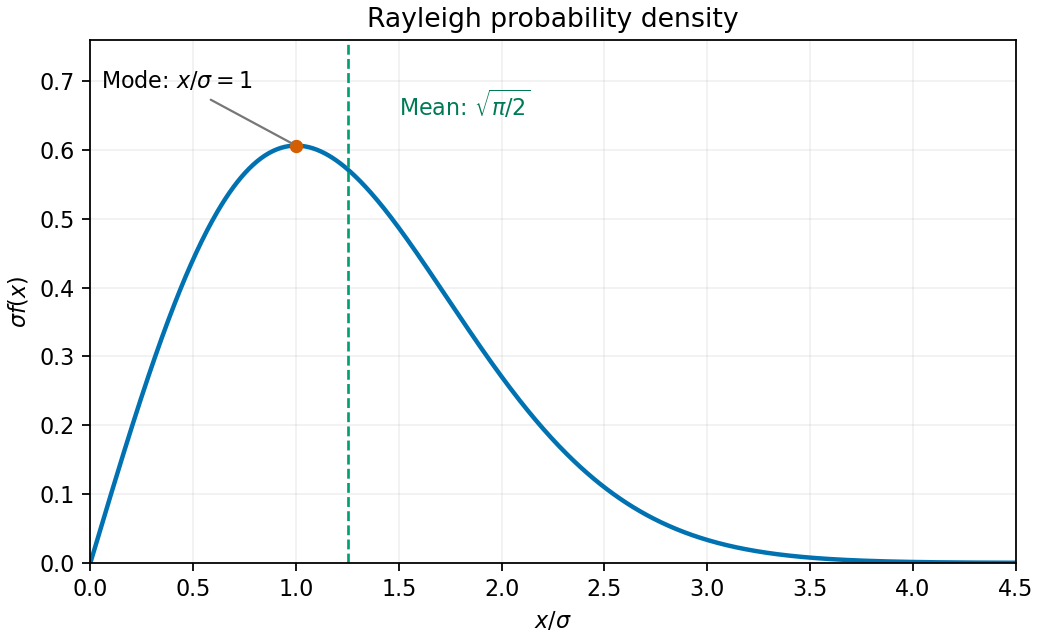

Write the Python code that produced this figure.
"""Original Rayleigh sketch. Python 3.14, matplotlib 3.10.7, numpy 2.3.5.

Run from the mirrored _media directory; the white PNG is saved to cwd.
"""
from pathlib import Path
import matplotlib
matplotlib.use('Agg')
import matplotlib.pyplot as plt
import numpy as np

q=np.linspace(0,4.5,700)
f=q*np.exp(-q*q/2)
fig,ax=plt.subplots(figsize=(6.5,4.0),layout='constrained',facecolor='white')
ax.plot(q,f,color='#0072b2',lw=2)
ax.plot(1,np.exp(-.5),'o',color='#d55e00',ms=5)
ax.annotate(r'Mode: $x/\sigma=1$',(1,np.exp(-.5)),xytext=(.05,.69),fontsize=10,
            arrowprops={'arrowstyle':'-', 'color':'#777777'})
mean=np.sqrt(np.pi/2)
ax.axvline(mean,color='#009e73',ls='--',lw=1.2)
ax.text(1.5,.65,r'Mean: $\sqrt{\pi/2}$',color='#007a55',fontsize=10)
ax.set(xlim=(0,4.5),ylim=(0,.76),xlabel=r'$x/\sigma$',ylabel=r'$\sigma f(x)$',
       title='Rayleigh probability density')
ax.grid(alpha=.18)
fig.savefig(Path(__file__).with_suffix('.png').name,dpi=160,facecolor='white')
